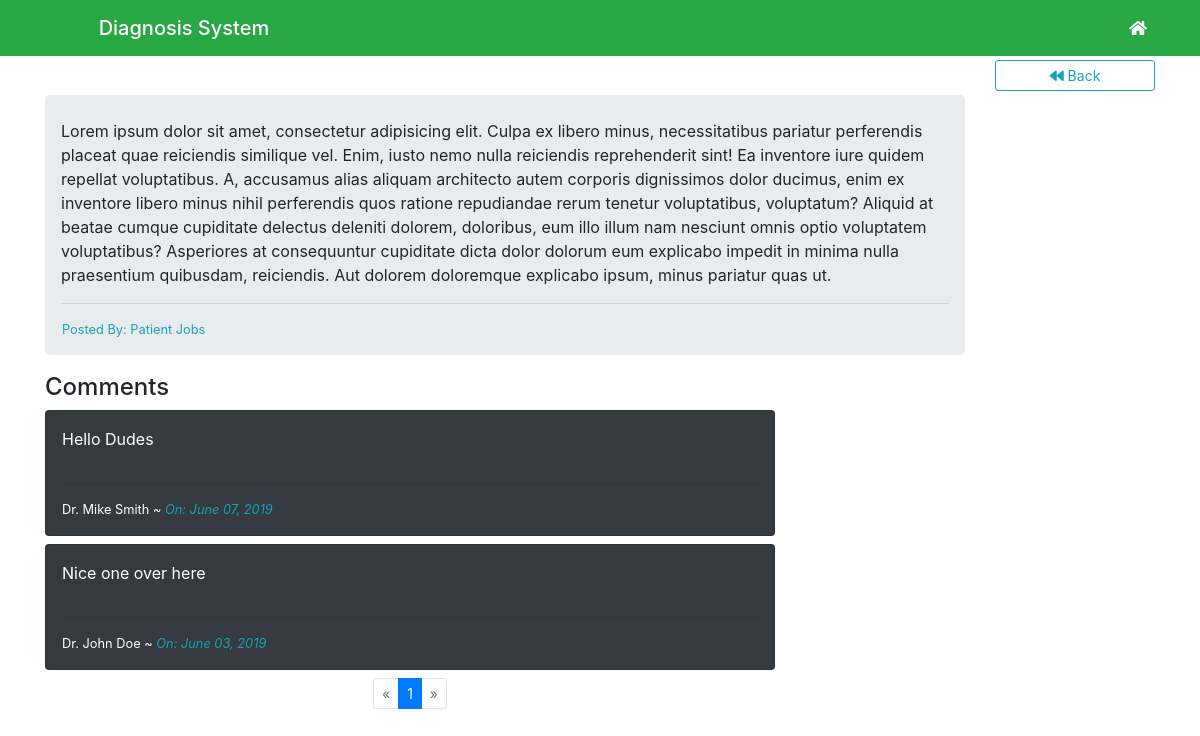
/post_view.php?postId=33, run on the app's committed database.
### tables this page shows
CREATE TABLE IF NOT EXISTS `queries` (
  `id` int(11) NOT NULL,
  `patientId` int(11) NOT NULL,
  `expertId` int(11) NOT NULL,
  `description` text NOT NULL,
  `visibility` tinyint(4) NOT NULL,
  `status` tinyint(4) NOT NULL DEFAULT '0',
  `created_at` timestamp NOT NULL DEFAULT CURRENT_TIMESTAMP ON UPDATE CURRENT_TIMESTAMP
);

CREATE TABLE IF NOT EXISTS `patient` (
  `userId` int(11) NOT NULL,
  `name` varchar(255) NOT NULL,
  `email` varchar(150) NOT NULL,
  `phone` varchar(10) NOT NULL,
  `gender` varchar(6) NOT NULL,
  `created_at` timestamp NOT NULL DEFAULT CURRENT_TIMESTAMP
);

CREATE TABLE IF NOT EXISTS `comments` (
  `id` int(11) NOT NULL,
  `postId` int(11) NOT NULL,
  `userId` int(11) NOT NULL,
  `comment` varchar(255) NOT NULL,
  `created_at` timestamp NOT NULL DEFAULT CURRENT_TIMESTAMP ON UPDATE CURRENT_TIMESTAMP
);

CREATE TABLE IF NOT EXISTS `experts` (
  `userId` int(11) NOT NULL,
  `name` varchar(255) NOT NULL,
  `email` varchar(150) NOT NULL,
  `specialty` varchar(255) NOT NULL,
  `phone` varchar(10) NOT NULL
);

### assets/core/load_classes.php (called while the page is built, shortened)
<?php
    spl_autoload_register( function($classname) {
      $classname = strtolower($classname);
    })
    ;

### assets/core/db/connect.php (called while the page is built)
<?php
class Connection {
  private $dbhost = 'localhost';
  private $dbname = 'diagnosis';
  private $user = 'root';
  private $password = '';
  public function connect() {
    try {
      $dsn = "mysql:host=$this->dbhost;dbname=$this->dbname";
      $connection = new PDO($dsn, $this->user, $this->password);
      $connection->setAttribute(PDO::ATTR_ERRMODE, PDO::ERRMODE_EXCEPTION);
      return $connection;
    }
    catch(PDOException $e) {
      return false;
    }
  }
}

### assets/core/init.php (called while the page is built, shortened)
<?php
require_once ROOT_DIRECTORY . "assets/core/db/connect.php";
require_once ROOT_DIRECTORY . "assets/core/load_classes.php";
require_once ROOT_DIRECTORY . "assets/core/functions.php";
$user = new User();
$comments = new Comment();

### assets/core/class/user.class.php (called while the page is built, shortened)
<?php
	class User {
		private $connection;
		public function __construct() {
			$this->connection = new Connection();
			$this->connection = $this->connection->connect();
		}
        public function getUser($patientId)
        {
            $statement = $this->connection->prepare("SELECT * FROM patient WHERE userId = :userId");
            $statement->execute(['userId' => $patientId]);
            $result = $statement->fetch(PDO::FETCH_OBJ);
            return $result ? $result : false;
        }
		public function getExpertInfo($expert_id) {
            $statement = $this->connection->prepare("SELECT * FROM experts WHERE userId = :userId");
            $statement->execute(['userId' => $expert_id]);
            $result = $statement->fetch(PDO::FETCH_OBJ);
            return $result ? $result : false;
        }
        public function getSingleQuery($uQuery) {
            $statement = $this->connection->prepare("SELECT * FROM queries WHERE id = :qId");
            $statement->execute(['qId' => $uQuery]);
            $result = $statement->fetch(PDO::FETCH_OBJ);
            return $result ? $result : false;
        }
    }

### assets/core/class/comment.class.php (called while the page is built, shortened)
<?php
	class Comment {
		private $connection;
		public function __construct() {
			$this->connection = new Connection();
			$this->connection = $this->connection->connect();
		}
        public function countAll($postId)
        {
            $statement = $this->connection->prepare("SELECT COUNT(*) AS count FROM comments WHERE postId = :postId");
            $statement->execute(['postId' => $postId]);
            $result = $statement->fetch();
            return $result ? $result['count'] : false;
        }
        public function count($limit, $offset, $postId) {
            $statement = $this->connection->prepare("SELECT * FROM comments WHERE postId = :postId ORDER BY created_at DESC LIMIT {$limit} OFFSET {$offset}");
            $statement->execute(['postId' => $postId]);
            $result = $statement->fetchAll(PDO::FETCH_OBJ);
            return $result ? $result : false;
        }
    }

### assets/core/class/paginate.class.php (called while the page is built, shortened)
<?php
    class Paginate {
        public $current_page;
        public $items_per_page;
        public $items_total_count;
        public function __construct($page = 1, $items_per_page = 4, $items_total_count = 0) {
            $this->current_page = (int) $page;
            $this->items_per_page = (int) $items_per_page;
            $this->items_total_count = (int) $items_total_count;
        }
        public function next() {
            return $this->current_page + 1;
        }
        public function previous() {
            return $this->current_page - 1;
        }
        public function page_total() {
            return ceil($this->items_total_count / $this->items_per_page);
        }
        public function has_previous() {
            return $this->previous() >= 1 ? true : false;
        }
        public function has_next() {
            return $this->next() <= $this->page_total() ? true : false;
        }
        public function offset() {
            return ($this->current_page - 1) * $this->items_per_page;
        }
    }

### assets/core/functions.php (called while the page is built, shortened)
<?php
function date_to_text($date=""){
  $unixdatetime = strtotime($date);
  return strftime("%B %d, %Y", $unixdatetime);
}

### post_view.php (the view, shortened to what this page needs)
<?php require_once "assets/core/init.php"; ?>
<?php
    if (isset($_GET['postId'])) {
        $postId = urlencode($_GET['postId']);
        $post = $user->getSingleQuery($postId);
        $page = !empty($_GET['page']) ? (int) $_GET['page'] : 1;
        $items_per_page = 5;
        $items_total_count = $comments->countAll($postId);
        $paginate = new Paginate($page, $items_per_page, $items_total_count);
        $allComments = $comments->count($items_per_page, $paginate->offset(), $postId);
    } else {
        redirectTo('./index.php');
    }
?>
<?php include_once "assets/inc/header.php"; ?>
<?php include_once "assets/inc/nav.php"; ?>
<div class="container">
    <div class="row mt-1">
        <div class="col-md-2 ml-auto">
            <a href="./index.php" class="btn btn-outline-info btn-block btn-sm"><i class="fas fa-backward"></i> Back</a>
        </div>
    </div>
    <div class="row mt-1">
        <div class="col-md-10">
            <div class="jumbotron-custom">
                <p><?=$post->description;?></p>
                <hr>
                <div class="row">
                    <small class="ml-3 text-info">Posted By: <?=$user->getUser($post->patientId)->name;?></small>
                </div>
            </div>
        </div>
    </div>
    <div class="row">
        <div class="col-md-8">
            <h4>Comments</h4>
            <?php foreach (!empty($allComments) ? $allComments : [] as $cmt): ?>
                <div class="card p-3 bg-dark text-white mb-2">
                    <p><?=$cmt->comment;?></p>
                    <hr>
                    <small><?=($cmt->userId == (isset($_SESSION['us3rid']) ? $_SESSION['us3rid'] : null)) ? 'Self' : (is_object($user->getExpertInfo($cmt->userId)) ? "Dr. " . $user->getExpertInfo($cmt->userId)->name : 'Unknown Expert');?> ~ <span class="text-info"><em>On: <?=date_to_text($cmt->created_at);?></em></span></small>
                    </div>
            <?php endforeach; ?>
            <div class="row">
                <div class="col-md-8 mx-auto">
                    <nav class="justify-content-center pagination pagination-sm navigation">
                        <ul class="pagination">
                            <li class="page-item <?=$paginate->has_previous() ? '' : 'disabled'; ?>">
                                <a href="post_view.php?postId=<?=$postId;?>&page=<?=$paginate->has_previous() ? $paginate->previous() : $paginate->current_page;?>" class="page-link" aria-label="Previous">
                                    <span aria-hidden="true">&laquo;</span>
                                </a>
                            </li>
                            <?php for ($i = 1; $i <= $paginate->page_total(); $i++) : ?>
                                <?php if ($i == $paginate->current_page) : ?>
                                    <li class="active page-item"><a class="page-link" href="post_view.php?postId=<?=$postId;?>&page=<?=$i;?>"><?=$i;?></a></li>
                                <?php else : ?>
                                    <li class="page-item"><a class="page-link" href="post_view.php?postId=<?=$postId;?>&page=<?=$i;?>"><?=$i;?></a></li>
                                <?php endif; ?>
                            <?php endfor; ?>
                            <li class="page-item <?=$paginate->has_next() ? '' : 'disabled'; ?>">
                                <a href="post_view.php?postId=<?=$postId;?>&page=<?=$paginate->has_next() ? $paginate->next() : $paginate->current_page;?>" class="page-link" aria-label="Next">
                                    <span aria-hidden="true">&raquo;</span>
                                </a>
                            </li>
                        </ul>
                    </nav>
                </div>
            </div>
        </div>
    </div>
</div>

### assets/css/custom.css (style rules this page uses)
.jumbotron-custom { padding: 1rem 1rem; margin-bottom: 1.1rem; background-color: #e9ecef; border-radius: 0.3rem; }

### data on the page
queries: description "Lorem ipsum dolor sit amet, consectetur adipisicing elit. Culpa ex libero minus, necessitatibus pariatur perferendis placeat quae reiciendis similique vel. Enim, iusto nemo nulla reiciendis reprehenderit sint! Ea inventore iure quidem repellat voluptatibus. A, accusamus alias aliquam architecto autem corporis dignissimos dolor ducimus, enim ex inventore libero minus nihil perferendis quos ratione repudiandae rerum tenetur voluptatibus, voluptatum? Aliquid at beatae cumque cupiditate delectus deleniti dolorem, doloribus, eum illo illum nam nesciunt omnis optio voluptatem voluptatibus? Asperiores at consequuntur cupiditate dicta dolor dolorum eum explicabo impedit in minima nulla praesentium…", patientId.name "Patient Jobs"
comments: comment "Hello Dudes", userId.name "Mike Smith", created_at "June 07, 2019"
comments: comment "Nice one over here", userId.name "John Doe", created_at "June 03, 2019"
